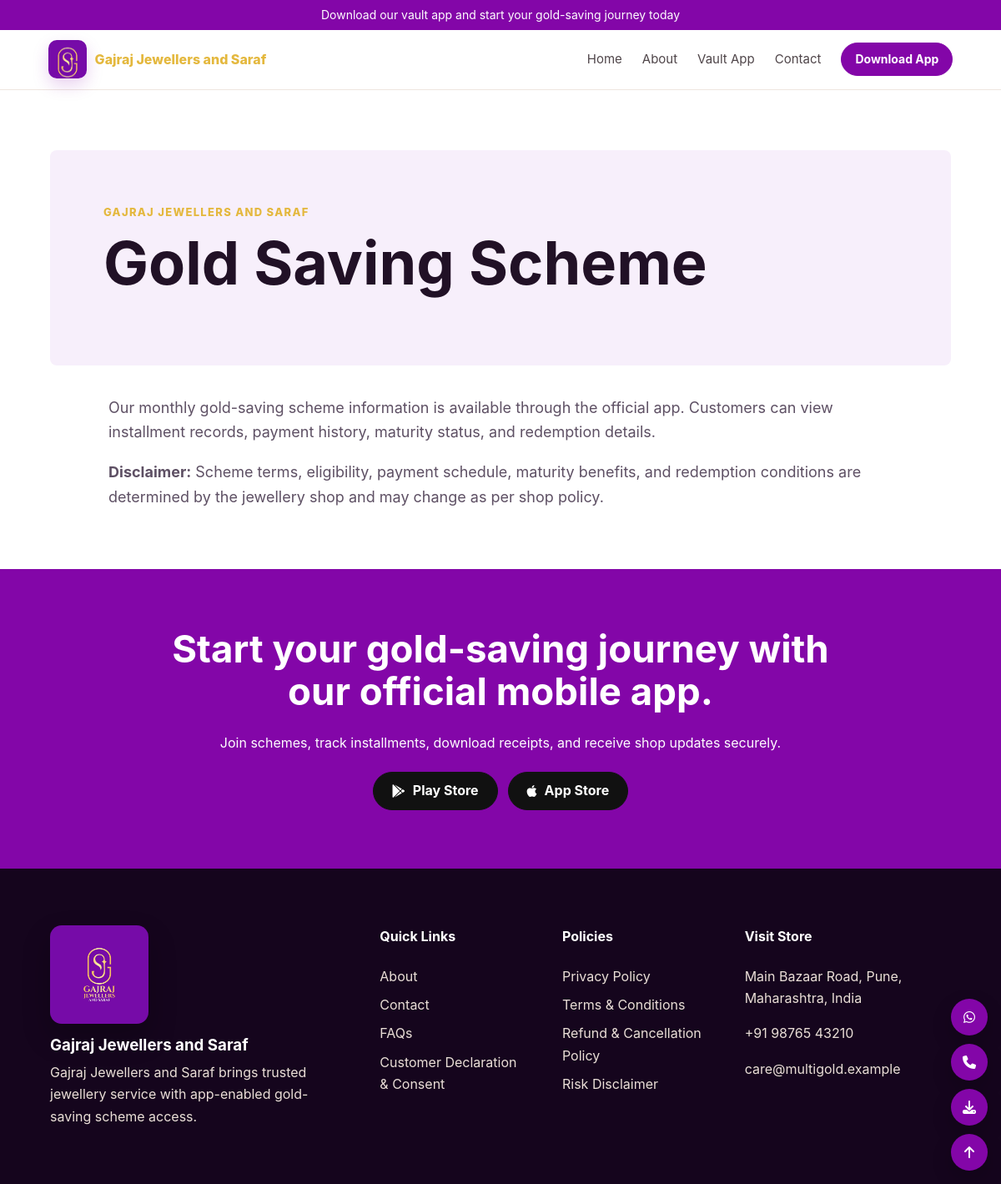
The app's page /gold-saving-scheme with its own data.
### tables this page shows
CREATE TABLE `menu_items` (
  `id` int(10) UNSIGNED NOT NULL,
  `label` varchar(120) NOT NULL,
  `url` varchar(255) NOT NULL,
  `target` varchar(20) DEFAULT '_self',
  `sort_order` int(11) DEFAULT '0',
  `status` enum('active','inactive') DEFAULT 'active',
  `created_at` datetime NOT NULL,
  `updated_at` datetime NOT NULL
);

CREATE TABLE `pages` (
  `id` int(10) UNSIGNED NOT NULL,
  `title` varchar(180) NOT NULL,
  `slug` varchar(180) NOT NULL,
  `content` mediumtext NOT NULL,
  `meta_title` varchar(180) DEFAULT NULL,
  `meta_description` text,
  `featured_image` varchar(255) DEFAULT NULL,
  `show_in_footer` tinyint(1) DEFAULT '1',
  `sort_order` int(11) DEFAULT '0',
  `status` enum('active','draft') DEFAULT 'active',
  `created_at` datetime NOT NULL,
  `updated_at` datetime NOT NULL
);

### application/controllers/Page.php (called while the page is built, shortened)
<?php
class Page extends CI_Controller {
	public function scheme()
	{
		$page = $this->Crud_model->by_slug('pages', 'gold-saving-scheme');
		$this->load->view('frontend/page', $this->front_data('Gold Saving Scheme', array('page' => $page)));
	}
	private function front_data($title, $extra = array())
	{
		return array_merge(array(
			'settings' => $this->Settings_model->all(),
			'title' => $title,
			'menus' => $this->Crud_model->active('menu_items')
		), $extra);
	}
}

### index.php (called while the page is built, shortened)
<?php
require_once BASEPATH.'core/CodeIgniter.php';

### application/helpers/gold_helper.php (called while the page is built, shortened)
<?php
function e($value)
{
	return html_escape($value ?? '');
}
function asset_url($path)
{
	return base_url(ltrim($path, '/'));
}
function upload_url($path)
{
	return $path ? base_url($path) : '';
}

### application/models/Settings_model.php (called while the page is built, shortened)
<?php
class Settings_model extends CI_Model {
	public function all()
	{
		$settings = array();
		foreach ($this->db->get('settings')->result() as $row) {
			$settings[$row->setting_key] = $row->setting_value;
		}
		return $settings;
	}
}

### application/models/Crud_model.php (called while the page is built, shortened)
<?php
class Crud_model extends CI_Model {
	public function active($table, $limit = NULL)
	{
		$this->db->where('status', 'active')->order_by('sort_order', 'ASC')->order_by('id', 'DESC');
		return $this->db->get($table)->result();
	}
	public function by_slug($table, $slug)
	{
		return $this->db->where('slug', $slug)->get($table)->row();
	}
}

### application/views/frontend/page.php (the view, shortened to what this page needs)
<?php $this->load->view('frontend/partials/header'); ?>
<main class="page-wrap">
	<header class="page-hero"><p class="eyebrow"><?= e($settings['shop_name'] ?? 'Multi Gold') ?></p><h1><?= e($page->title ?? $title) ?></h1></header>
	<article class="content"><?= $page ? $page->content : '<p>Scheme information will be available soon.</p>' ?></article>
</main>

### application/views/frontend/partials/header.php (shortened to what this page needs)
<?php $s = $settings;
$title_text = isset($page->meta_title) && $page->meta_title ? $page->meta_title : $title . ' | ' . ($s['shop_name'] ?? 'Multi Gold'); ?>
<!doctype html>
<html lang="en">
<head>
	<link rel="stylesheet" href="https://cdnjs.cloudflare.com/ajax/libs/font-awesome/6.5.2/css/all.min.css">
	<link rel="stylesheet" href="<?= asset_url('assets/css/site.css?v=4') ?>">
</head>
<body>
	<?php if (($s['announcement_enabled'] ?? '1') === '1'): ?>
		<div class="announce"
			style="background:<?= e($s['announcement_bg'] ?? '#7a1538') ?>;color:<?= e($s['announcement_text_color'] ?? '#fff') ?>">
			<a
				href="<?= e($s['announcement_link'] ?? '#download') ?>"><?= e($s['announcement_text'] ?? 'Download our official jewellery app') ?></a>
		</div>
	<?php endif; ?>
	<header class="site-header">
		<a class="brand" href="<?= base_url() ?>"><?php if (!empty($s['logo'])): ?><img
					src="<?= upload_url($s['logo']) ?>"
					alt="<?= e($s['shop_name'] ?? 'Logo') ?>"><?php endif; ?><span><?= e($s['shop_name'] ?? 'Multi Gold') ?></span></a>
		<nav class="nav">
			<?php foreach ($menus as $m): ?><a href="<?= base_url($m->url) ?>"
					target="<?= e($m->target) ?>"><?= e($m->label) ?></a><?php endforeach; ?>
			<a class="btn small" href="#download">Download App</a>
		</nav>
	</header>

### assets/css/site.css (style rules this page uses)
:root { scroll-behavior: smooth; scroll-padding-top: 92px; }
* { box-sizing: border-box; }
body { margin: 0; font-family: Inter, system-ui, -apple-system, Segoe UI, sans-serif; color: var(--text-color); background: #fff; line-height: 1.65; overflow-x: hidden; }
html, body { width: 100%; max-width: 100%; }
a { color: inherit; text-decoration: none; }
img { display: block; max-width: 100%; height: auto; }
p, h1, h2, h3, h4 { margin-top: 0; }
p:last-child { margin-bottom: 0; }
.announce { text-align: center; padding: 8px 18px; font-size: 14px; line-height: 1.4; }
.site-header { position: sticky; top: 0; z-index: 20; display: flex; align-items: center; justify-content: space-between; gap: 18px; min-height: 72px; padding: 12px clamp(20px, 4.8vw, 72px); background: rgba(255, 255, 255, .96); border-bottom: 1px solid #eee5df; backdrop-filter: blur(14px); }
.brand { display: flex; align-items: center; min-width: 0; gap: 10px; color: var(--secondary-color); font-weight: 850; }
.brand span { overflow: hidden; text-overflow: ellipsis; white-space: nowrap; }
.brand img { width: 46px; height: 46px; border-radius: 10px; object-fit: cover; box-shadow: 0 8px 20px rgba(131, 6, 168, .18); }
.nav { display: flex; align-items: center; gap: clamp(14px, 2vw, 24px); font-size: 15px; }
.nav a:not(.btn) { position: relative; padding: 8px 0; color: #4f4549; transition: color .2s ease; }
.nav a:not(.btn)::after { content: ""; position: absolute; left: 0; right: 0; bottom: 3px; height: 2px; border-radius: 999px; background: var(--secondary-color); transform: scaleX(0); transform-origin: center; transition: transform .22s ease; }
.btn, .store { display: inline-flex; align-items: center; justify-content: center; gap: 9px; min-height: 46px; padding: 12px 22px; border: 1px solid var(--primary-color); border-radius: var(--button-radius); background: var(--primary-color); color: #fff; font-weight: 750; line-height: 1.2; transition: transform .2s ease, box-shadow .2s ease, background .2s ease; }
.btn.small { min-height: 40px; padding: 9px 16px; font-size: 14px; }
main section, .page-wrap { padding: clamp(46px, 6vw, 78px) clamp(20px, 5vw, 72px); }
main section > *:not(.hero-slide), .page-wrap > * { width: min(1160px, 100%); margin-inline: auto; }
h1, h2, h3 { color: var(--heading-color); line-height: 1.12; overflow-wrap: break-word; }
.hero h1, .page-hero h1 { font-size: clamp(38px, 6vw, 78px); letter-spacing: 0; margin-bottom: 18px; }
.eyebrow { margin-bottom: 10px; color: var(--secondary-color); font-size: 13px; font-weight: 850; letter-spacing: 1.3px; text-transform: uppercase; }
.page-hero { padding: clamp(34px, 6vw, 64px); border-radius: var(--card-radius); background: var(--accent-color); }
.content { max-width: 940px; margin-top: 36px; font-size: 18px; }

### records on screen
menu_items: label "Home"
menu_items: label "About"
menu_items: label "Vault App"
menu_items: label "Contact"
pages: title "Gold Saving Scheme", content "Our monthly gold-saving scheme information is available through the official app. Customers can view installment records, payment history, maturity status, and redemption details. Disclaimer: Scheme terms, eligibility, payment schedule, maturity benefits, and redemption conditions are determined by the jewellery shop and may change as per shop policy."

### other values on screen
$s['announcement_text'] "Download our vault app and start your gold-saving journey today"
$s['shop_name'] "Gajraj Jewellers and Saraf"
$settings['shop_name'] "GAJRAJ JEWELLERS AND SARAF"
$settings['app_short_description'] "Join schemes, track installments, download receipts, and receive shop updates securely."
$settings['shop_name'] "Gajraj Jewellers and Saraf"
$settings['short_description'] "Gajraj Jewellers and Saraf brings trusted jewellery service with app-enabled gold-saving scheme access."
$settings['address'] "Main Bazaar Road, Pune, Maharashtra, India"
$settings['phone'] "+91 98765 43210"
$settings['email'] "care@multigold.example"
